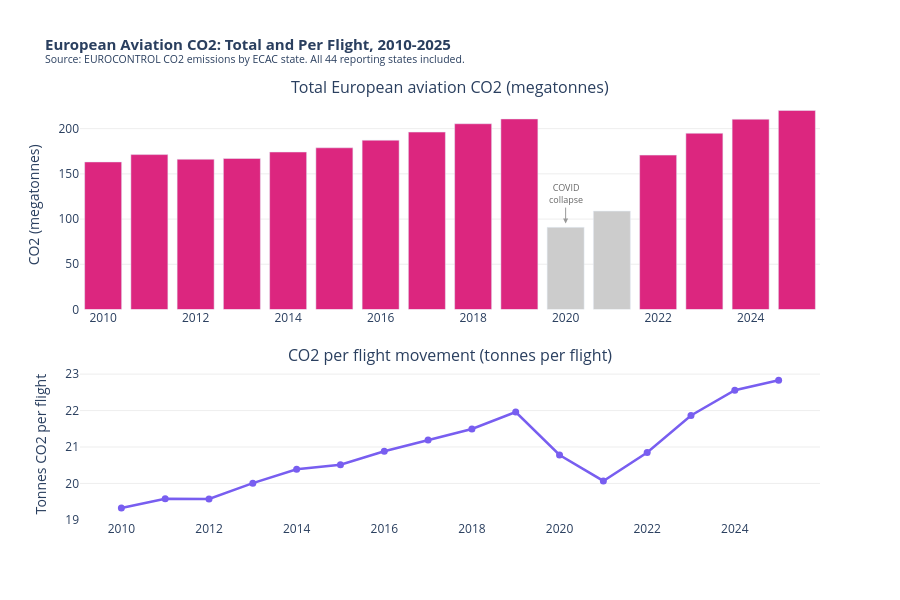

The notebook cell saved with this chart:
### Markdown cell above
**Figure 4 - Passenger Growth vs Aviation CO2 Growth, 2013-2025.** The two lines follow each other closely throughout the whole period. More passengers meant more CO2, year after year. In absolute terms, European aviation CO2 rose from 167 million tonnes in 2013 to 211 million tonnes in 2019, an increase of about 44 million tonnes or 26%. The COVID collapse in 2020 cut emissions by more than half, which was a larger drop than any environmental policy has achieved. But the recovery brought emissions straight back up: by 2025 they stand at 220 million tonnes, a new record above the pre-pandemic peak.

What this chart makes clear is that the growth in cheap flying and the growth in emissions were not separate things happening in parallel. They were the same thing, measured in different units. Every wave of new passengers that LCCs brought into the market corresponded to a near-identical wave in CO2.

New aircraft types introduced during this period, like the Airbus A320neo and Boeing 737 MAX, do burn less fuel per seat than the planes they replaced, roughly 15-20% less. Yet emissions grew almost as fast as passengers anyway. The efficiency gains were absorbed by the extra volume rather than translating into an overall reduction.

### Argument 2.2 - CO2 per flight did not improve

If new aircraft technology had been genuinely cutting emissions, we would expect to see the amount of CO2 produced per flight going down over time. The chart below shows whether that happened.

### Code cell
# Visualisation 5 - Total CO2 and CO2 per Flight, 2010-2025

plot_years = co2_annual[
    (co2_annual['YEAR'] >= 2010) & (co2_annual['YEAR'] <= 2025)
].copy()

fig5 = make_subplots(
    rows=2, cols=1,
    row_heights=[0.58, 0.42],
    vertical_spacing=0.14,
    subplot_titles=(
        'Total European aviation CO2 (megatonnes)',
        'CO2 per flight movement (tonnes per flight)'
    )
)

bar_colors = [
    COL_CO2 if yr <= 2019 else
    ('#CCCCCC' if yr <= 2021 else '#DC267F')
    for yr in plot_years['YEAR']
]

fig5.add_trace(go.Bar(
    x=plot_years['YEAR'],
    y=plot_years['co2_Mt'],
    name='Total CO2 (Mt)',
    marker_color=bar_colors,
    hovertemplate='%{x}: %{y:.1f} Mt CO2<extra></extra>'
), row=1, col=1)

fig5.add_annotation(
    x=2020, y=95,
    text='COVID<br>collapse',
    showarrow=True, arrowhead=2, arrowcolor='#999999',
    ax=0, ay=-30,
    font=dict(size=9, color='#666666'),
    row=1, col=1
)

fig5.add_trace(go.Scatter(
    x=plot_years['YEAR'],
    y=plot_years['co2_per_flight'],
    name='CO2 per flight (tonnes)',
    mode='lines+markers',
    line=dict(color=COL_EFF, width=2.5),
    marker=dict(size=7),
    hovertemplate='%{x}: %{y:.1f} t CO2/flight<extra></extra>'
), row=2, col=1)

fig5.update_layout(
    title=dict(
        text=(
            '<b>European Aviation CO2: Total and Per Flight, 2010-2025</b><br>'
            '<sup>Source: EUROCONTROL CO2 emissions by ECAC state. '
            'All 44 reporting states included.</sup>'
        ),
        font=dict(size=15)
    ),
    height=600,
    plot_bgcolor='white',
    paper_bgcolor='white',
    showlegend=False
)
fig5.update_xaxes(showgrid=False, tickmode='linear', tick0=2010, dtick=2)
fig5.update_yaxes(
    title_text='CO2 (megatonnes)', row=1, col=1,
    showgrid=True, gridcolor=COL_GRID
)
fig5.update_yaxes(
    title_text='Tonnes CO2 per flight', row=2, col=1,
    showgrid=True, gridcolor=COL_GRID
)
fig5.show()

eff_10 = plot_years.loc[plot_years['YEAR'] == 2010, 'co2_per_flight'].values[0]
eff_19 = plot_years.loc[plot_years['YEAR'] == 2019, 'co2_per_flight'].values[0]
eff_25 = plot_years.loc[plot_years['YEAR'] == 2025, 'co2_per_flight'].values[0]
print(f"CO2 per flight: 2010 = {eff_10:.1f}t,  2019 = {eff_19:.1f}t,  2025 = {eff_25:.1f}t")
print(f"Change 2010 to 2019: {(eff_19/eff_10-1)*100:+.1f}% (an increase, not a reduction)")

### Figure 1 — Plotly figure (JSON) as saved in the notebook; plotly's stock layout.template omitted (floating-point values rounded to 4 significant figures)
{"data": [{"hovertemplate": "%{x}: %{y:.1f} Mt CO2<extra></extra>", "marker": {"color": ["#DC267F", "#DC267F", "#DC267F", "#DC267F", "#DC267F", "#DC267F", "#DC267F", "#DC267F", "#DC267F", "#DC267F", "#CCCCCC", "#CCCCCC", "#DC267F", "#DC267F", "#DC267F", "#DC267F"]}, "name": "Total CO2 (Mt)", "type": "bar", "x": [2010, 2011, 2012, 2013, 2014, 2015, 2016, 2017, 2018, 2019, 2020, 2021, 2022, 2023, 2024, 2025], "xaxis": "x", "y": [163.2, 171.3, 166.1, 167.0, 174.2, 178.8, 187.2, 196.2, 205.4, 210.7, 90.84, 108.8, 170.7, 194.9, 210.4, 220.1], "yaxis": "y"}, {"hovertemplate": "%{x}: %{y:.1f} t CO2/flight<extra></extra>", "line": {"color": "#785EF0", "width": 2.5}, "marker": {"size": 7}, "mode": "lines+markers", "name": "CO2 per flight (tonnes)", "type": "scatter", "x": [2010, 2011, 2012, 2013, 2014, 2015, 2016, 2017, 2018, 2019, 2020, 2021, 2022, 2023, 2024, 2025], "xaxis": "x2", "y": [19.32, 19.58, 19.57, 20.01, 20.39, 20.51, 20.88, 21.19, 21.49, 21.96, 20.78, 20.07, 20.85, 21.86, 22.56, 22.83], "yaxis": "y2"}], "layout": {"annotations": [{"font": {"size": 16}, "showarrow": false, "text": "Total European aviation CO2 (megatonnes)", "x": 0.5, "xanchor": "center", "xref": "paper", "y": 1.0, "yanchor": "bottom", "yref": "paper"}, {"font": {"size": 16}, "showarrow": false, "text": "CO2 per flight movement (tonnes per flight)", "x": 0.5, "xanchor": "center", "xref": "paper", "y": 0.3612, "yanchor": "bottom", "yref": "paper"}, {"arrowcolor": "#999999", "arrowhead": 2, "ax": 0, "ay": -30, "font": {"color": "#666666", "size": 9}, "showarrow": true, "text": "COVID<br>collapse", "x": 2020, "xref": "x", "y": 95, "yref": "y"}], "height": 600, "paper_bgcolor": "white", "plot_bgcolor": "white", "showlegend": false, "title": {"font": {"size": 15}, "text": "<b>European Aviation CO2: Total and Per Flight, 2010-2025</b><br><sup>Source: EUROCONTROL CO2 emissions by ECAC state. All 44 reporting states included.</sup>"}, "xaxis": {"anchor": "y", "domain": [0.0, 1.0], "dtick": 2, "showgrid": false, "tick0": 2010, "tickmode": "linear"}, "xaxis2": {"anchor": "y2", "domain": [0.0, 1.0], "dtick": 2, "showgrid": false, "tick0": 2010, "tickmode": "linear"}, "yaxis": {"anchor": "x", "domain": [0.5012, 1.0], "gridcolor": "#eeeeee", "showgrid": true, "title": {"text": "CO2 (megatonnes)"}}, "yaxis2": {"anchor": "x2", "domain": [0.0, 0.3612], "gridcolor": "#eeeeee", "showgrid": true, "title": {"text": "Tonnes CO2 per flight"}}}}
